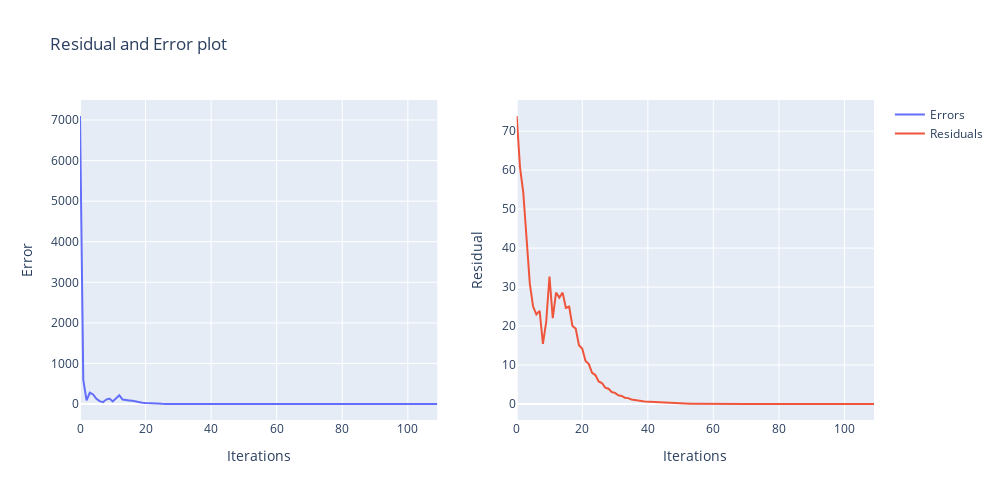

Here is the notebook cell this chart was saved with:
### Code cell
test_bfgs(SM_4, SV_4, method='O', verbose=False)
